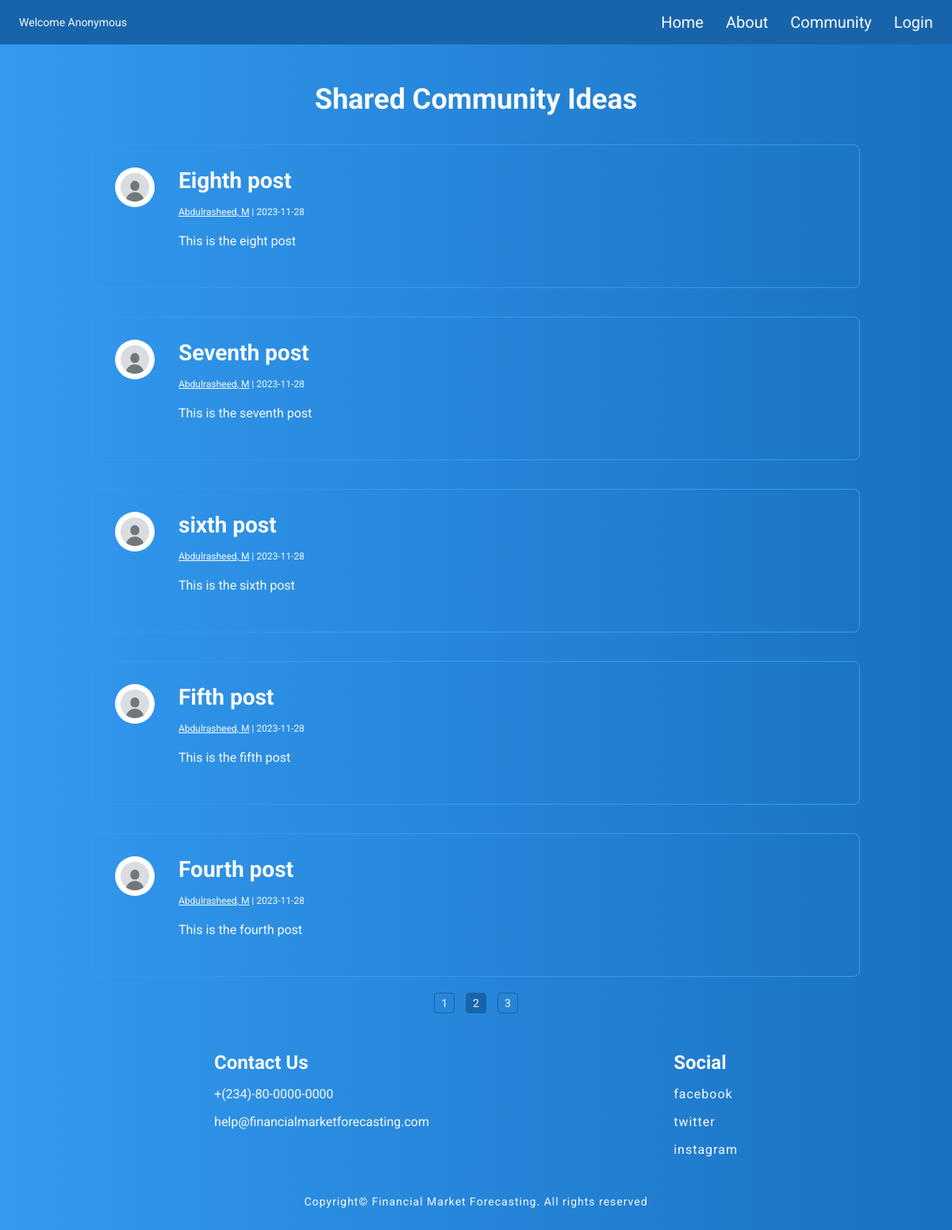
Screenshot of /community?page=2 with the database file from the repository.
### forecasting/models.py (models this page shows, shortened)
class Post(db.Model):
     id = db.Column(db.Integer, primary_key=True)
     title = db.Column(db.String(100), nullable=False)
     date_posted = db.Column(db.DateTime, nullable=False, default=datetime.utcnow)
     content = db.Column(db.Text, nullable=False)
     chart = db.Column(db.String(255))
     user_id = db.Column(db.Integer, db.ForeignKey('user.id'), nullable=False)

class User(db.Model, UserMixin):
     id = db.Column(db.Integer, primary_key=True)
     firstname = db.Column(db.String(25), nullable=False)
     lastname = db.Column(db.String(25), nullable=False)
     email = db.Column(db.String(25), unique=True, nullable=False)
     image_file = db.Column(db.String(20), nullable=False, default='default.jpg')
     password = db.Column(db.String(60), nullable=False)
     posts = db.relationship('Post', backref='author', lazy=True)

### forecasting/main/routes.py (the view)
@main.route("/community")
def community():
    page = request.args.get('page', 1, type=int)
    posts = Post.query.order_by(Post.date_posted.desc()).paginate(page=page,per_page=5)
    return render_template('community.html', title='Community', posts=posts)

### forecasting/templates/community.html
{% extends "layout.html"%}
{% block content %}
<h1 class="ideas">Shared Community Ideas</h1>
{% for post in posts.items %}
<div class="shared-post">
  <div>
    <img src="{{ url_for('static', filename='uploads/' + post.author.image_file)}}" alt="profile" class="user-post-img">
  </div>
  <div class="post-content">
    <a href="{{ url_for('posts.post', post_id=post.id) }}">
      <h3 class="post-content-header">{{ post.title }}</h3>
    </a>
    <p class="post-author-date"><a href="{{ url_for('users.user_posts', email=post.author.email) }}">{{
        post.author.firstname
        }}, {{ post.author.lastname[0] }}</a> | {{
      post.date_posted.strftime('%Y-%m-%d') }}</p>
    <p class="post-comment">{{ post.content }}</p>
  </div>
</div>
{% endfor %}
<div class="pages">
  {% for page_num in posts.iter_pages(left_edge=1, right_edge=1, left_current=1, right_current=2) %}
  {% if page_num %}
  <a href="{{ url_for('main.community', page=page_num)}}" {% if page_num==posts.page %}class="current" {% endif %}>{{
    page_num }}</a>
  {% else %}
  ...
  {% endif %}
  {% endfor %}
</div>
{% endblock content %}

### forecasting/static/main.css (style rules this page uses)
* { margin: 0; padding: 0; color: #f8f9fa; box-sizing: border-box; font-family: 'Roboto', sans-serif; }
body { background: linear-gradient(to right, #339af0, #1971c2); }
.ideas { font-size: 36px; text-align: center; margin-top: 44px; }
.shared-post { display: flex; margin-top: 36px; border-radius: 8px; padding: 28px; border: 1px solid #339af0; gap: 20px; }
.user-post-img { width: 50px; height: 50px; border-radius: 50%; }
.post-content { margin-left: 10px; display: flex; flex-direction: column; }
.post-content a { text-decoration: none; }
.post-author-date a { text-decoration: underline; }
.post-content-header { font-size: 28px; margin-bottom: 16px; }
.post-author-date { font-size: 12px; margin-bottom: 16px; }
.post-comment { font-size: 16px; margin-bottom: 16px; line-height: 1.75; }
.pages { text-align: center; margin-top: 16px; }
.pages a { display: inline-block; font-size: 14px; margin: 4px; padding: 4px 8px; text-decoration: none; border: 1px solid #1864ab; border-radius: 4px; }
.pages .current { background-color: #1864ab; }

### rows the page displays
Post: image_file (picture), title "Eighth post", author.firstname "Abdulrasheed", author "M", date_posted "2023-11-28", content "This is the eight post"
Post: image_file (picture), title "Seventh post", author.firstname "Abdulrasheed", author "M", date_posted "2023-11-28", content "This is the seventh post"
Post: image_file (picture), title "sixth post", author.firstname "Abdulrasheed", author "M", date_posted "2023-11-28", content "This is the sixth post"
Post: image_file (picture), title "Fifth post", author.firstname "Abdulrasheed", author "M", date_posted "2023-11-28", content "This is the fifth post"
Post: image_file (picture), title "Fourth post", author.firstname "Abdulrasheed", author "M", date_posted "2023-11-28", content "This is the fourth post"

### other values shown
{{ page_num }} "1" "2" "3"
